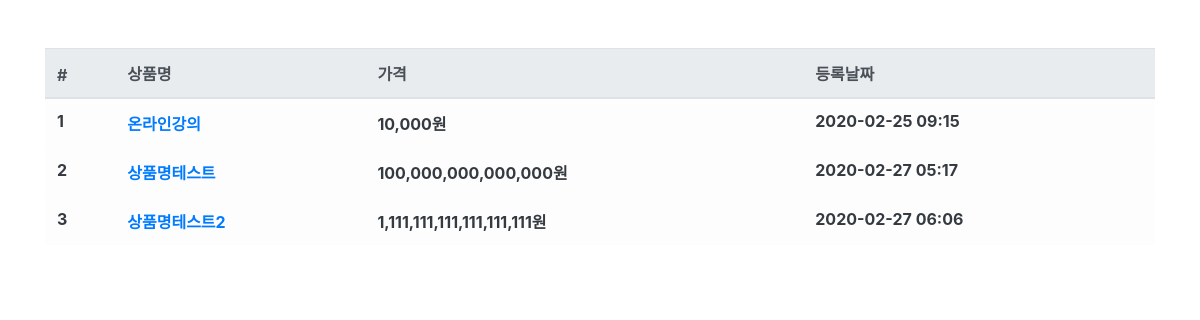
Before: /product/ with the older database file.
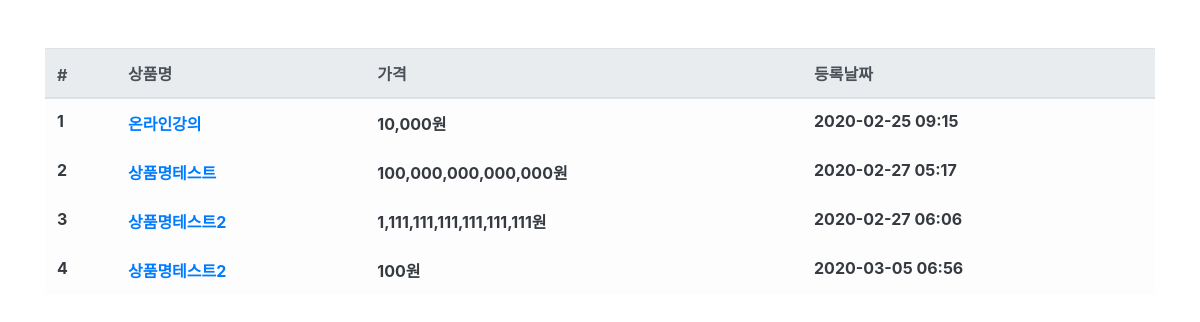
After: the same page with the newer database file.
### fcproduct/models.py (models this page shows, shortened)
class Fcproduct(models.Model):
    name = models.CharField(max_length=256,verbose_name="상품명")
    price = models.IntegerField(verbose_name="상품가격")
    description = models.TextField(verbose_name="상품설명")
    stock = models.IntegerField(verbose_name = "재고")
    register_dttm = models.DateTimeField(auto_now_add=True, verbose_name="등록날짜")
    class Meta:
        db_table = 'fc_product'
        verbose_name = "상품"
        verbose_name_plural = "상품"

### fcproduct/views.py (the view)
# urls.py: path('product/', ProductList.as_view()),
class ProductList(ListView):
    model = Fcproduct
    template_name = 'product.html'
    context_object_name = 'product_list'

### fcproduct/templates/product.html (shortened to what this page needs)
{% extends 'base.html' %}
{% load humanize %}
{% block contents %}
<div class = "row mt-5">
    <div class = "col-12">
        <table class = "table table-light">
            <thead class = "thead-light">
                <tr>
                    <th scope="col">#</th>
                    <th scope="col">상품명</th>
                    <th scope="col">가격</th>
                    <th scope="col">등록날짜</th>
                </tr>
            </thead>
            <tbody class="text-dark">
                {% for product in product_list %}
                <tr>
                    <th scope="row">{{ product.id }}</th>
                <th><a id = "product-{{ product.id }}" onmouseenter="product_detail({{ product.id }});"
                    onmouseleave="product_leave({{ product.id }});" href="/product/{{ product.id }}">{{ product.name }}</a></th>
                    <th>{{ product.price|intcomma }}원</th>
                    <th>{{ product.register_dttm|date:'Y-m-d H:i' }}</th>
                </tr>
                {% endfor %}
            </tbody>
        </table>
    </div>
</div>
{% endblock %}

### fcuser/templates/base.html (shortened to what this page needs)
<html>
    <head>
        <link rel="stylesheet" href="https://stackpath.bootstrapcdn.com/bootstrap/4.4.1/css/bootstrap.min.css">
    </head>
    <body>
        <div class = "container">
            {% block contents %}
            {% endblock %}
        </div>
    </body>
</html>

Changed rows visible on the page:
added Fcproduct: id "4", name "상품명테스트2", price "100", register_dttm "2020-03-05 06:56"
